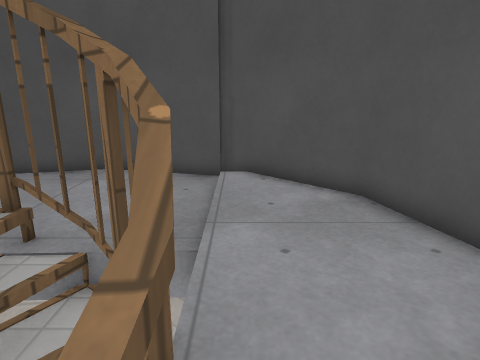
View 1 (above)

12 first-person views from a walk through a 3-D level made in the Godot game engine. The camera is 1.2 m above the floor, tilts 14° down and sees 75° across. The floor is counted in squares, 0.5 m on a side. Each view is taken from the middle of a square. On the plan, view 1 faces up. The plan holds only what a view shows up to about 19 squares ahead; the rest is blank. The place goes on beyond the plan. Surface patterns are stand-ins for the level's own textures.

View 2
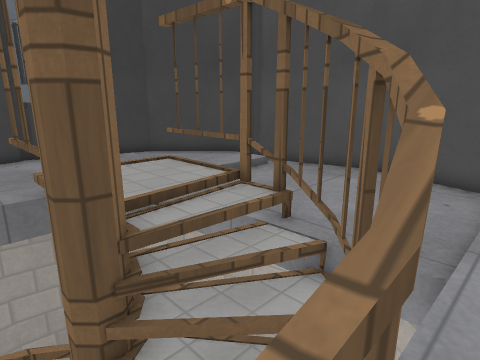

View 3
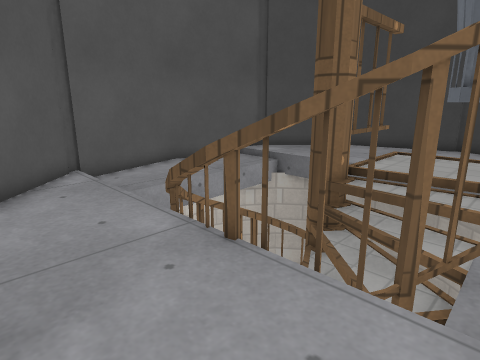

View 4
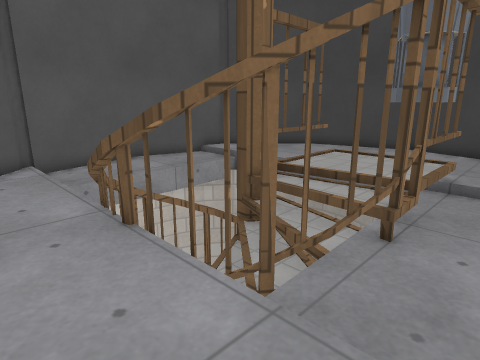

View 5
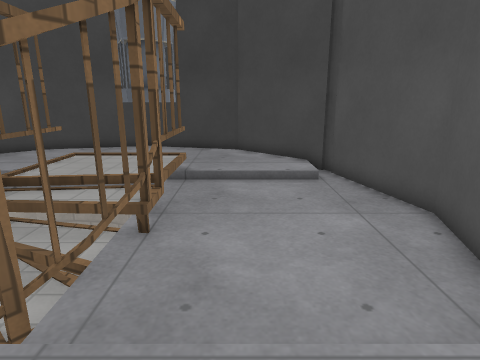

View 6
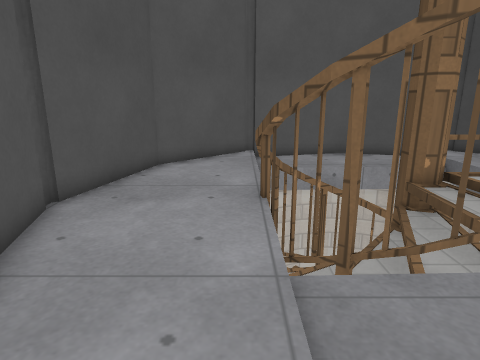

View 7
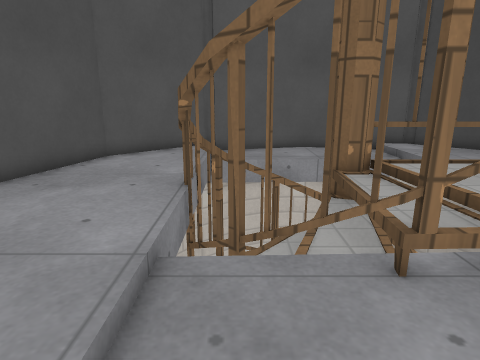

View 8
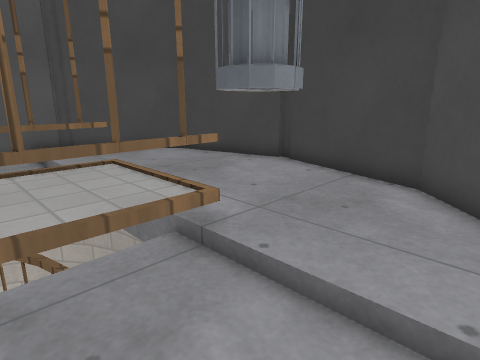

View 9
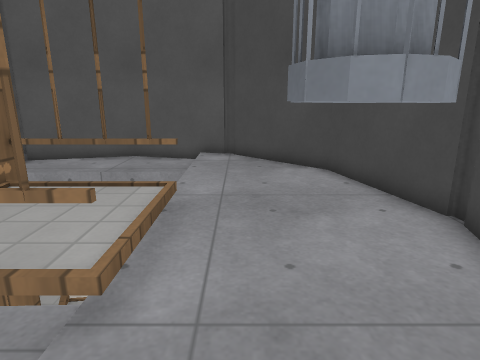

View 10
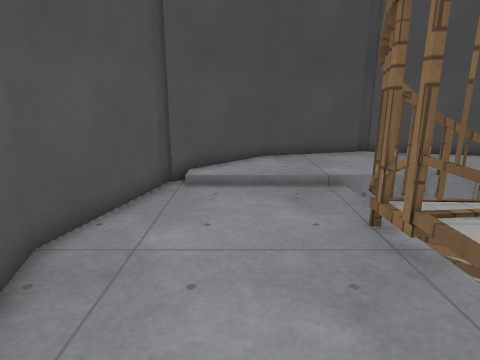

View 11
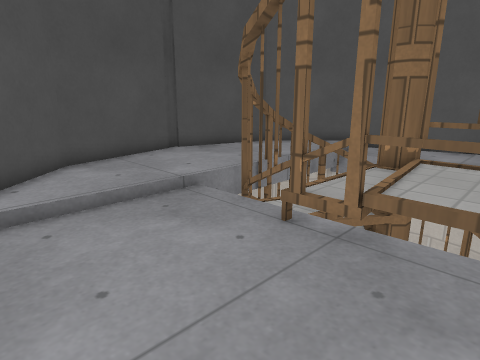

View 12
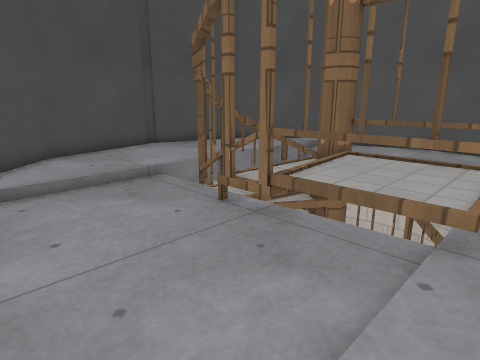

### Floor plan
Key: @ floor where view 1 was taken; # wall or solid block; x gap in a wall; . main floor; : floor 0.25 m higher than the main floor; - floor 0.25 m lower than the main floor; _ floor 0.5 m lower than the main floor; < floor 16.25 m lower than the main floor; / step, stairs or slope; = window, fence, low wall or low ledge; v drop or lower ground; T thing the floor can be seen under or through.
Columns run from 15 left of view 1 to 4 right of it. Each row starts with its distance up from view 1.
 13         ####
 12     #####--#####
 11    ##//--------##
 10   ##../--------.##
  9  ##.../--------..##
  8  #..../--------...#
  7 ##..../--------...##
  6 #....=/--/:#---....#
  5 ####..:::/:-TTv....#
  4   ##..:::::/_TT....#
  3 ####..:::::///#....#
  2 #.....:///#=//#=...#
  1 #....=#   #/  v=...#
  0 #...../       =@...#
 -1 ##....<#     #v...##
 -2  #....v##  /vvv...#
 -3  ##...vvvx<<vvv..##
 -4   ##../--------.##
 -5    ##./--------##
 -6     ####----####
 -7        ######

Positions as (right, up) in squares from view 1, and headings:
1: (0, 0), facing up
2: (0, 0), facing up-left
3: (3, 6), facing down-left
4: (2, 8), facing down-left
5: (2, 8), facing left
6: (0, 10), facing down
7: (-2, 10), facing down
8: (-6, 10), facing down-left
9: (-11, 9), facing down
10: (-11, 9), facing right
11: (-8, 11), facing down-right
12: (-10, 11), facing down-right
